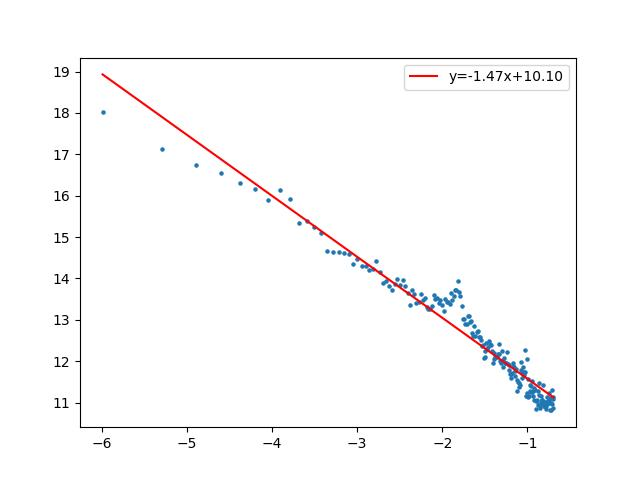
#> input picture test_soil_rapsd_lr.jpg, 640 x 480 px
$ python CLAHE.py test_soil_rapsd_lr.jpg
#> lines starting #> are read from the running program, lines starting #| are printed output that depends on the picture
# Contrast Limiting Adaptive Histogram Enhancement of an image 3
import sys
import cv2
import os
# Read an image #


img = cv2.imread(sys.argv[1])
#> img is the input picture: shape (480, 640, 3); mean B, G, R 250.6, 250.3, 250.5

# Apply median filter to an image #
corrected_img = cv2.medianBlur(img, 3)
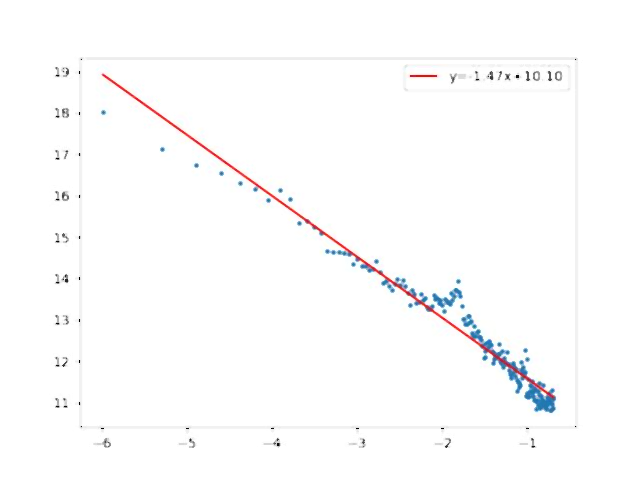
#> corrected_img: shape (480, 640, 3); mean B, G, R 252.5, 252.2, 252.4

# Convert Color space #
lab_img = cv2.cvtColor(img, cv2.COLOR_BGR2LAB)
#> lab_img: shape (480, 640, 3); mean of channels 0, 1, 2 250.7, 128.2, 127.9

# Split color channels #
l, a, b = cv2.split(lab_img)
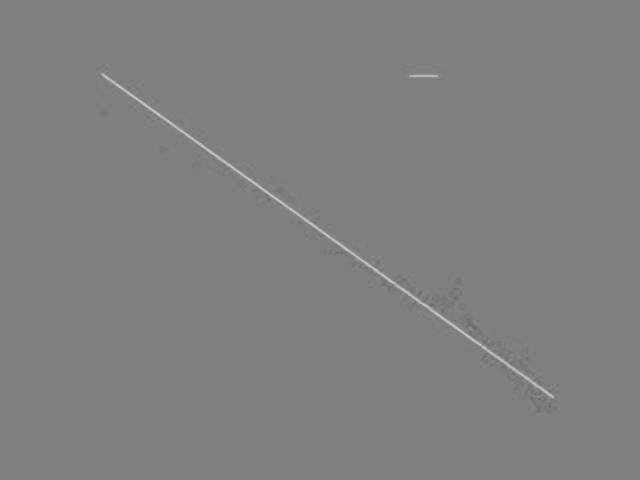
#> a: shape (480, 640); min 101, max 199, mean 128.2

# Apply CLAHE to the L-channel only #
clahe = cv2.createCLAHE(clipLimit=1.0, tileGridSize=(8, 8))
clahe_lab_img = clahe.apply(l)

# Combine the CLAHE enhanced l-channel back to a and b channels #
updated_clahe_lab_img = cv2.merge((clahe_lab_img, a, b))
#> updated_clahe_lab_img: shape (480, 640, 3); mean of channels 0, 1, 2 250.4, 128.2, 127.9

# Convert color space #
final_img = cv2.cvtColor(updated_clahe_lab_img, cv2.COLOR_LAB2BGR)

img_scaled = cv2.resize(final_img, (400, 400), interpolation=cv2.INTER_AREA)
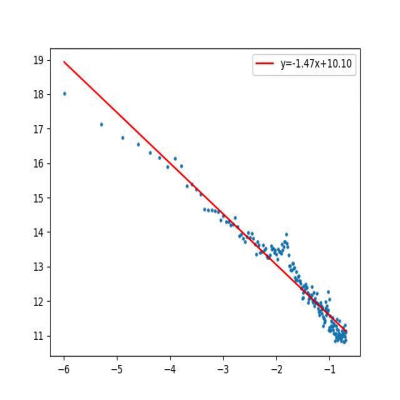
#> img_scaled: shape (400, 400, 3); mean B, G, R 250.3, 250, 250.2
pre_process = "pre_" + os.path.basename(sys.argv[1])

cv2.imwrite("uploads/"+pre_process, img_scaled)

cv2.waitKey(0)
cv2.destroyAllWindows()
